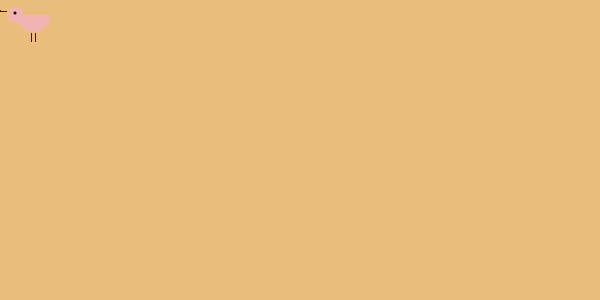
Frame 1 (no input)
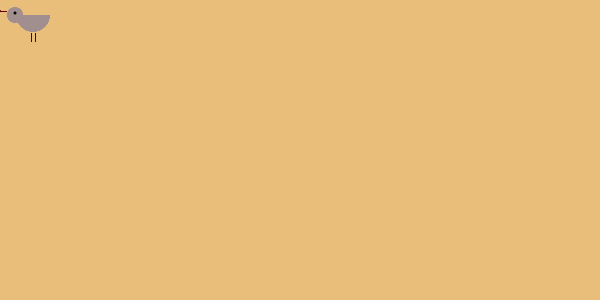
Frame 60 (the mouse pressed at the canvas centre just before this capture)
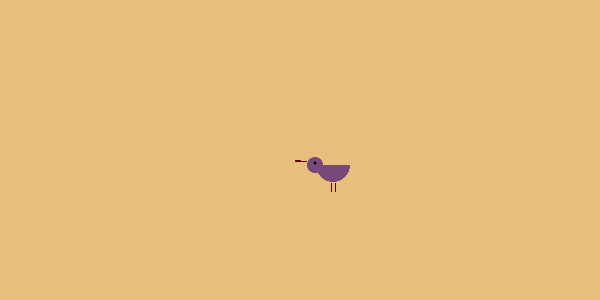
Frame 120 (the mouse held since frame 60 and released just before this capture)

The Processing sketch that drew these frames (run headless with seeded random() and noise(); from frame 60 on, the mouse is pressed at the canvas centre):

// Processing sketch: processing_40609
// ── processing_40609.pde

int totalgulls = 20;
int [] x = new int [totalgulls];
int [] y = new int [totalgulls];

void setup() {
  size (600, 300);
  smooth();
  noStroke();
  frameRate(6);
}


void draw () {
  background (232, 190, 122);
  
  colorMode(HSB, 100);
  float H= random (0, 359);
  float S= random (0, 100);
  float B= random (0, 100);
  for (int i=x.length-1; i > 0; i--) { //move the counter (length of array minus one) down one as long as it is positive
    x[i] = x[i-1];
    y[i] = y[i-1];
  }

  x[0] = mouseX;
  y[0] = mouseY; //newest gull appears where the mouse is

  for (int i = x.length-1; i > 0; i--) {


    colorMode(HSB, 100);
    fill(H, S, B);
    //body
    arc(0.66*50 +x[i], 0.3*50 + y[i], 33, 33, 0, PI);
    //head
    ellipse((0.3)*50 + x[i], (0.3)*50 + y[i], 15, 15);

    //bottom beak
    fill(232, 122, 37); //orange

    arc(0.04*50 +x[i], 0.22*50 +y[i], 10, 2, 0, PI);
    //top beak
    arc(0.02*50 +x[i], 0.22*50 +y[i], 11, 2, radians(50), radians(220));

    //first leg
    rect(0.7*50 +x[i], 0.66*50 +y[i], 1, 9);
    //second leg
    rect (0.62*50 +x[i], 0.66*50 +y[i], 1, 9);
    colorMode(RGB, 255);

    //eye
    fill(0);
    ellipse(0.3*50 +x[i], 0.26*50 +y[i], 3, 3);
  }
}

                
                                
